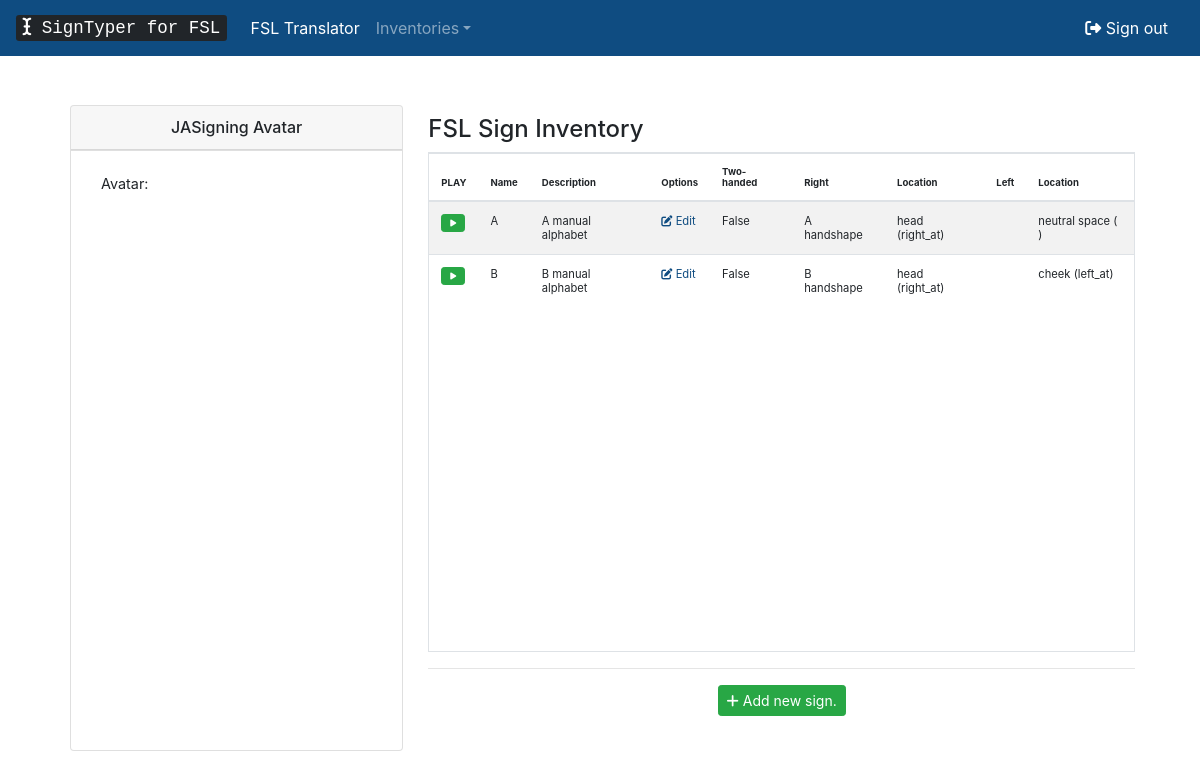
Screenshot of /signs/ (signed in) with the database file from the repository.
### inventory/models.py (models this page shows, shortened)
class Sign(models.Model):
	name = models.CharField(max_length=200, verbose_name='Name')
	description = models.TextField(verbose_name='Description')
	twohanded = models.BooleanField(default=False)
	hs = models.ForeignKey(Handshape, default=1, verbose_name="Right Handshape", on_delete=models.SET_DEFAULT, related_name='rhs_sign_set')
	lhs = models.ForeignKey(Handshape, default=1, verbose_name="Left Handshape", on_delete=models.SET_DEFAULT, related_name='lhs_sign_set')
	efd = models.CharField(max_length=5, verbose_name='Right External Finger Direction', default='')
	lefd = models.CharField(max_length=5, verbose_name='Left External Finger Direction', default='')
	ori = models.CharField(max_length=5, verbose_name='Right Palm Orientation', default='')
	lori = models.CharField(max_length=5, verbose_name='Left Palm Orientation', default='')
	loc = models.CharField(max_length=20, verbose_name='Right Hand Location', default='')
	contact = models.CharField(max_length=20, verbose_name='Right Hand Location Contact', default='')
	side = models.CharField(max_length=20, verbose_name='Right Hand Location Side', default='')
	lloc = models.CharField(max_length=20, verbose_name='Left Hand Location', default='')
	lcontact = models.CharField(max_length=20, verbose_name='Left Hand Location Contact', default='')
	lside = models.CharField(max_length=20, verbose_name='Left Hand Location Side', default='')
	sigml = models.TextField(default="<sigml></sigml>")
	class Meta:
		ordering = ['name']
	def sigmlfy(self):
		sigml = ET.Element('sigml')
		hamgestural_sign = ET.SubElement(sigml,'hamgestural_sign')
		sign_manual = ET.SubElement(hamgestural_sign, 'sign_manual')
		if self.twohanded:
			split_handconfig = ET.SubElement(sign_manual, 'split_handconfig')
			r_handconfig = ET.SubElement(split_handconfig, 'handconfig')
			self.hs.createHGSTree(r_handconfig)
			r_handconfig.set('extfidir', self.efd)
			r_handconfig.set('palmor', self.ori)
			l_handconfig = ET.SubElement(split_handconfig, 'handconfig')
			self.lhs.createHGSTree(l_handconfig)
			l_handconfig.set('extfidir', self.lefd)
			l_handconfig.set('palmor', self.lori)
			split_location = ET.SubElement(sign_manual, 'split_location')
			r_location = ET.SubElement(split_location,'location_bodyarm')
			r_location.set('location',self.loc)
			r_location.set('contact',self.contact)
			r_location.set('side',self.side)
			l_location = ET.SubElement(split_location,'location_bodyarm')
			l_location.set('location',self.lloc)
			l_location.set('contact',self.lcontact)
			l_location.set('side',self.lside)
		else:
			handconfig = ET.SubElement(sign_manual,'handconfig')
			self.hs.createHGSTree(handconfig)
			handconfig.set('extfidir', self.efd)
			handconfig.set('palmor', self.ori)
			location = ET.SubElement(sign_manual,'location_bodyarm')
			location.set('location', self.loc)
			location.set('contact', self.contact)
			location.set('side', self.side)
		dataStr = ET.tostring(sigml, encoding='unicode')
		return dataStr;

class Handshape(models.Model):
	name = models.CharField(max_length=200, verbose_name='Name')
	description = models.TextField(verbose_name='Description')
	created_date = models.DateTimeField(default=timezone.now, verbose_name='Date')
	handshape = models.CharField(max_length=20, verbose_name='Handshape', default="None")
	thumbpos = models.CharField(max_length=20, verbose_name='Thumb Position', default="None")
	specialfingers = models.CharField(max_length=20, verbose_name='Special Fingers', default="None")
	mainbend = models.CharField(max_length=20, verbose_name='Main Bend', default="None")
	bend1_1 = models.FloatField(default=0)
	bend1_2 = models.FloatField(default=0)
	bend1_3 = models.FloatField(default=0)
	bend1_4 = models.FloatField(default=0)
	bend1_5 = models.FloatField(default=0)
	bend2_1 = models.FloatField(default=0)
	bend2_2 = models.FloatField(default=0)
	bend2_3 = models.FloatField(default=0)
	bend2_4 = models.FloatField(default=0)
	bend3_1 = models.FloatField(default=0)
	bend3_2 = models.FloatField(default=0)
	bend3_3 = models.FloatField(default=0)
	bend3_4 = models.FloatField(default=0)
	bend4_1 = models.FloatField(default=0)
	bend4_2 = models.FloatField(default=0)
	bend4_3 = models.FloatField(default=0)
	bend4_4 = models.FloatField(default=0)
	bend5_1 = models.FloatField(default=0)
	bend5_2 = models.FloatField(default=0)
	bend5_3 = models.FloatField(default=0)
	bend5_4 = models.FloatField(default=0)
	sigml = models.TextField(default="<sigml></sigml>")
	class Meta:
		ordering = ['name']
	def createHGSTree(self, handconfig):
		if self.handshape != "None":
			handconfig.set('handshape', self.handshape)
		if self.thumbpos != "None":
			handconfig.set('thumbpos', self.thumbpos)
		if self.specialfingers != "":
			handconfig.set('specialfingers', self.specialfingers)
		if self.mainbend != "None":
			handconfig.set('mainbend', self.mainbend)
		bend1Str = str(self.bend1_1) + " " + str(self.bend1_2) + " " + str(self.bend1_3) + " " + str(self.bend1_4) + " " + str(self.bend1_5)
		bend2Str = str(self.bend2_1) + " " + str(self.bend2_2) + " " + str(self.bend2_3) + " " + str(self.bend2_4)
		bend3Str = str(self.bend3_1) + " " + str(self.bend3_2) + " " + str(self.bend3_3) + " " + str(self.bend3_4)
		bend4Str = str(self.bend4_1) + " " + str(self.bend4_2) + " " + str(self.bend4_3)+ " " + str(self.bend4_4)
		bend5Str = str(self.bend5_1) + " " + str(self.bend5_2) + " " + str(self.bend5_3) + " " + str(self.bend5_4)
		if bend1Str != "0.0 0.0 0.0 0.0 0.0" and bend1Str != "0 0 0 0 0":
			handconfig.set('bend1', bend1Str)
		if bend2Str	!= "0.0 0.0 0.0 0.0" and bend2Str != "0 0 0 0":
			handconfig.set('bend2', bend2Str)
		if bend3Str != "0.0 0.0 0.0 0.0" and bend3Str != "0 0 0 0":
			handconfig.set('bend3', bend3Str)
		if bend4Str != "0.0 0.0 0.0 0.0" and bend4Str != "0 0 0 0":
			handconfig.set('bend4', bend4Str)
		if bend5Str != "0.0 0.0 0.0 0.0" and bend5Str != "0 0 0 0":
			handconfig.set('bend5', bend5Str)

### inventory/views.py (the view)
# urls.py: path('signs/', views.sign_list, name='sign_list'),
def sign_list(request):
	signs = Sign.objects.all()
	context = {'signs' : signs}
	return render(request, 'inventory/sign_list.html', context)

### inventory/templates/inventory/sign_list.html (shortened to what this page needs)
{% extends 'inventory/base.html' %}
{% block content %}
			<div class="row" style="padding: 20px;">
				<div class="col col-lg-4">
					<div class="card text-center">
						<h6 class="card-header">JASigning Avatar</h6>
						<div style="height: 600px;">
							<div class="card-footer bg-transparent">
								<div style="display: flex; align-items: center; justify-content: center; padding: 10px;">
										Avatar:
									</div>
							</div>
						</div>
					</div>
				</div>
				<div class="col col-lg" style="padding:10px;">
					<h4>FSL Sign Inventory</h4>
					<div class="border" style="height:500px;overflow-y: scroll;">
						<table class="table table-striped">
						<thead style="font-size: 0.6rem;">
							<tr>
								<th scope="col">PLAY</th>
								<th scope="col">Name</th>
								<th scope="col">Description</th>
								{% if user.is_authenticated %}
								<th scope="col">Options</th>
								{% endif %}
								<th scope="col">Two-handed</th>
								<th scope="col">Right</th>
								<th scope="col">Location</th>
								<th scope="col">Left</th>
								<th scope="col">Location</th>
							</tr>
						</thead>
						<tbody>
							{% for sign in signs %}
							<tr>
								<td><button class="btn btn-sm btn-success" style="font-size: 0.5rem;" onclick="writesigml('{{ sign.sigmlfy }}');"><i class="fas fa-play"></i></button></td>
								<td>{{ sign.name }}</td>
								<td>{{ sign.description }}</td>
								{% if user.is_authenticated %}
								<td>
								<a href="{% url 'sign_edit' pk=sign.pk %}" class="text-primary"><i class="fas fa-edit"></i> Edit
								</a>
								{% endif %}
								<td>{{ sign.twohanded }}</td>
								<td>{{ sign.hs.name }} handshape</td>
								<td>{% if sign.loc == ' ' %} neutral space {% else %} {{ sign.loc }} {% endif %} ({{ sign.side }})</td>
								<td>
								</td>
								<td>{% if sign.lloc == ' ' %} neutral space {% else %} {{ sign.lloc }} {% endif %} ({{ sign.lside }})</td>
							</tr>
							{% endfor %}
						</tbody>
						</table>
					</div>
					{% if user.is_authenticated %}
					<hr>
					<div style="text-align: center;">
						<a href="{% url 'sign_new' %}" class="btn btn-sm btn-success"><i class="fas fa-plus"></i> Add new sign.</a>
					</div>
					{% endif %}
				</div>
			</div>
{% endblock %}

### inventory/static/css/style.css (style rules this page uses)
td { text-align: left; }
.text-primary { color: #0f4c81 !important; }
tbody { font-size: 0.7rem; }

### rows the page displays
Sign: name "A", description "A manual alphabet", twohanded "False", hs.name "A", loc "head", side "right_at", lloc "neutral space"
Sign: name "B", description "B manual alphabet", twohanded "False", hs.name "B", loc "head", side "right_at", lloc "cheek", lside "left_at"
